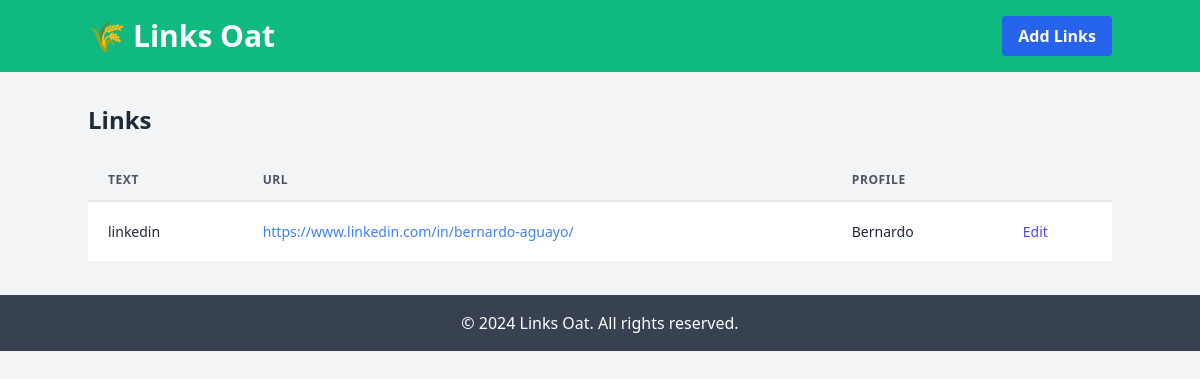
Before: / with the older database file.
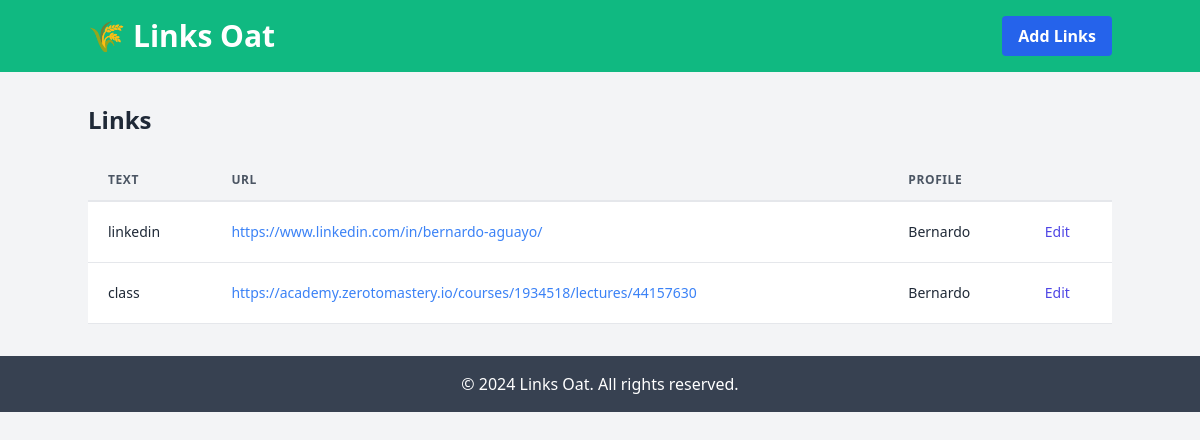
After: the same page with the newer database file.
### link_oat/models.py (models this page shows, shortened)
class Link(models.Model):
    profile = models.ForeignKey(Profile, on_delete=models.CASCADE, related_name="links")
    url = models.URLField(max_length=200)
    text = models.CharField(max_length=100)

class Profile(models.Model):
    BG_CHOICES = (
        ("#ffffff", "White"),
        ("#000000", "Black"),
        ("#ff0000", "Red"),
        ("#00ff00", "Green"),
        ("#0000ff", "Blue"),
        ("#ffff00", "Yellow"),
        ("#00ffff", "Cyan"),
        ("#ff00ff", "Magenta"),
    )
    name = models.CharField(max_length=100)
    slug = models.SlugField(max_length=100, unique=True)
    bg_color = models.CharField(max_length=7, choices=BG_CHOICES, default="#ffffff")
    def __str__(self):
        return self.name

### link_oat/views.py (the view)
# urls.py: path('', views.Links.as_view() , name='links' ),
class Links(ListView):
    model = Link
    template_name = 'link_oat/links.html'
    context_object_name = 'links'

### link_oat/templates/link_oat/links.html
{% extends 'link_oat/_base.html' %}
{% block content %}
    <h1 class="text-2xl font-bold text-gray-800">Links</h1>
    <div class="overflow-x-auto mt-6">
        <table class="min-w-full leading-normal">
            <thead>
                <tr>
                    <th class="px-5 py-3 border-b-2 border-gray-200 bg-gray-100 text-left text-xs font-semibold text-gray-600 uppercase tracking-wider">
                        Text
                    </th>
                    <th class="px-5 py-3 border-b-2 border-gray-200 bg-gray-100 text-left text-xs font-semibold text-gray-600 uppercase tracking-wider">
                        URL
                    </th>
                    <th class="px-5 py-3 border-b-2 border-gray-200 bg-gray-100 text-left text-xs font-semibold text-gray-600 uppercase tracking-wider">
                        Profile
                    </th>
                    <th class="px-5 py-3 border-b-2 border-gray-200 bg-gray-100"></th>
                </tr>
            </thead>
            <tbody>
                {% for link in links %}
                    <tr>
                        <td class="px-5 py-5 border-b border-gray-200 bg-white text-sm">
                            {{ link.text }}
                        </td>
                        <td class="px-5 py-5 border-b border-gray-200 bg-white text-sm">
                            <a href="{{ link.url }}" class="text-blue-500 hover:text-blue-700 transition duration-300">
                                {{ link.url }}
                            </a>
                        </td>
                        <td class="px-5 py-5 border-b border-gray-200 bg-white text-sm">
                            {{ link.profile }}
                        </td>
                        <td class="px-5 py-5 border-b border-gray-200 bg-white text-sm">
                            <a href="" class="text-indigo-600 hover:text-indigo-900">
                                Edit
                            </a>
                        </td>
                    </tr>
                {% empty %}
                    <tr>
                        <td colspan="4" class="px-5 py-5 border-b border-gray-200 bg-white text-sm">
                            No Links Yet.
                        </td>
                    </tr>
                {% endfor %}
            </tbody>
        </table>
    </div>
{% endblock %}

### link_oat/templates/link_oat/_base.html (shortened to what this page needs)
<!DOCTYPE html>
<html lang="en">
  <head>
    <link
      href="https://cdn.jsdelivr.net/npm/tailwindcss@2.2.19/dist/tailwind.min.css"
      rel="stylesheet"
    />
  </head>
  <body class="bg-gray-100 text-gray-800">
    <header class="bg-green-500 text-white py-4">
      <div class="container mx-auto flex justify-between items-center">
        <div class="flex items-center">
          <span class="text-3xl">🌾</span>
          <h1 class="text-3xl font-bold ml-2">Links Oat</h1>
        </div>
        <a
          href="/add-link"
          class="bg-blue-600 hover:bg-blue-700 text-white font-bold py-2 px-4 rounded"
        >
          Add Links
        </a>
      </div>
    </header>
    <main class="container mx-auto my-8">
      {% block content %}{% endblock %}
    </main>
    <footer class="bg-gray-700 text-white text-center py-4 mt-8">
      <p>&copy; 2024 Links Oat. All rights reserved.</p>
    </footer>
  </body>
</html>

Changed rows visible on the page:
added Link: text "class", url "https://academy.zerotomastery.io/courses/1934518/lectures/44157630", profile "Bernardo"
